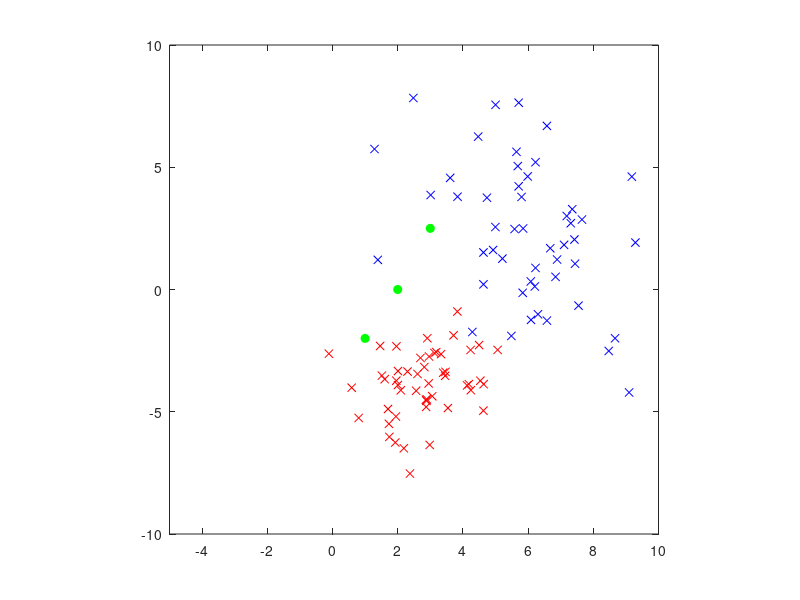
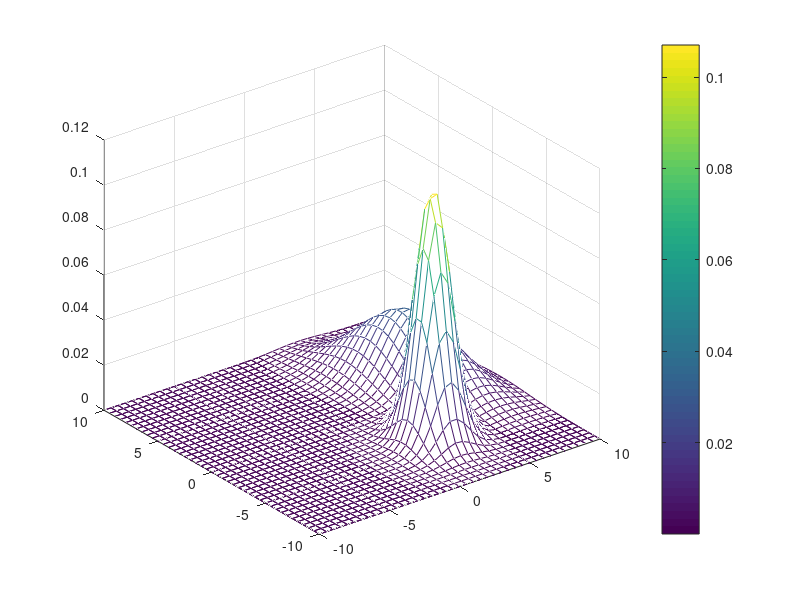

These charts were generated, in order, by the following MATLAB code:
clear all; close all; clc;

% load in the inputdata, exemplars for two categories
load('inputdata.mat'); 

% learning exemplars and test examples
testdata = [1 -2;
            2 0;
            3 2.5];
figure('Name','Input data');         
plot(cat1data(:,1), cat1data(:,2),'xr'); hold on
plot(cat2data(:,1), cat2data(:,2),'xb'); hold on;
plot(testdata(:,1),testdata(:,2),'og','MarkerFaceColor','g');
xlim([-5 10]); ylim([-10 10]); axis square; 


% step 1: Define a 2D hypothesis space
dx = 0.5;            % stepsize for the X dimension
dy = 0.5;            % stepsize for the Y dimension
AllX = -10:dx:10;   % 1D line for X
AllY = -10:dy:10;   % 1D line for Y

% Obtain a "joint space"
[Hx, Hy] = meshgrid(AllX, AllY);
H = [Hx(:), Hy(:)];


%% step 2: category learning with parametric method to learn prototypical representations
catmean1 = mean(cat1data); 
catmean2 = mean(cat2data); 

catcov1 = cov(cat1data);
catcov2 = cov(cat2data); 

%% step 3: compute and plot P(X|cat)
probdist1 = mvnpdf(H,catmean1,catcov1); % size is 1681x1
probdist2 = mvnpdf(H,catmean2,catcov2);

figure;
Plotprob1 = reshape(probdist1,size(Hx)); % size is 41x41
mesh(Hx, Hy, Plotprob1); % 3D plot of a "meshed-surface" 
hold on;

Plotprob2 = reshape(probdist2,size(Hx));
mesh(Hx, Hy, Plotprob2); % 3D plot of a "meshed-surface" 
colorbar; % show color bar on figure;

%% step 4: categorization task with new casess    
priorcat1 = 0.5;
priorcat2 = 1-0.5;

for i = 1:size(testdata)
   probdis1_t = mvnpdf(testdata(i,:), catmean1, catcov1);
   probdis2_t = mvnpdf(testdata(i,:), catmean2, catcov2);
   posterior_cat(i) = (probdis1_t*priorcat1)/(probdis1_t*priorcat1+probdis2_t*priorcat2);
end

disp(posterior_cat);





